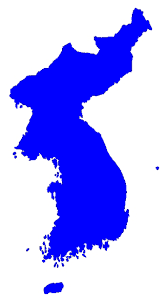
#> input picture Pycharm_folder/OpenCV_Sample/images/korea.png, 167 x 302 px, found by its file name
$ python -i convex_04.py   (imports and definitions only)
#> lines starting #> are read from the running program, lines starting #| are printed output that depends on the picture; after the words box and inside, x2 and y2 are one past the last pixel; in counts of white or black regions, pixels touching at a corner belong together
import numpy as np
import cv2

def convex_04():
    img = cv2.imread('images/korea.png')
#> img is the input picture: shape (302, 167, 3); mean B, G, R 253.6, 173.1, 173.1
    imgray = cv2.cvtColor(img, cv2.COLOR_BGR2GRAY)
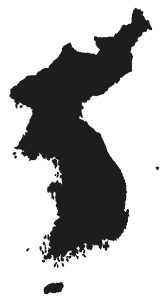
#> imgray: shape (302, 167); min 17, max 255, mean 182.3

    ret, thr = cv2.threshold(imgray, 127, 255, 0)
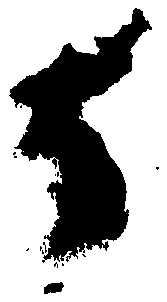
#> thr: shape (302, 167); 68.1% white; 15 black regions (13 under 20 px)
    contours, hierarchy = cv2.findContours(thr, cv2.RETR_TREE, cv2.CHAIN_APPROX_SIMPLE)
#> contours = 22 contours, 18 with area under 20; largest, box (x1, y1, x2, y2) and area: (0, 0, 167, 302) 49966, (8, 7, 153, 263) 16274, (43, 281, 65, 295) 194, (51, 157, 58, 170) 43

    # 제주도
    # cnt = contours[1]
    cnt = contours[20]
#> cnt = contour of 577 points, box (x1, y1, x2, y2) (8, 7, 153, 263), area 16274

    # 모멘트
    mmt = cv2.moments(cnt)
#> mmt = moments, m00 16273.5, centre m10/m00, m01/m00 = (79.06, 139.8)
    cx = int(mmt['m10']/mmt['m00'])
#> cx = 79
    cy = int(mmt['m01']/mmt['m00'])
#> cy = 139

    # 계산
    x, y, w, h = cv2.boundingRect(cnt)
#> x = 8; y = 7; w = 145; h = 256
    korea_rect_area = w*h
#> korea_rect_area = 37120
    korea_area = cv2.contourArea(cnt)
#> korea_area = 16273.5
    hull = cv2.convexHull(cnt)
#> hull = contour of 24 points, box (x1, y1, x2, y2) (8, 7, 153, 263), area 25478
    hull_area = cv2.contourArea(hull)
#> hull_area = 25478.5
    ellipse = cv2.fitEllipse(cnt)
#> ellipse = ((85.33, 138.9), (132.1, 234.5), 9.08)

    aspect_ratio = w/h
#> aspect_ratio = 0.566
    extent = korea_area/korea_rect_area
#> extent = 0.438
    solidity = korea_area/hull_area
#> solidity = 0.639

    # extreme point
    leftmost = tuple(cnt[cnt[:, :, 0].argmin()][0])
#> leftmost = (8, 95)
    rightmost = tuple(cnt[cnt[:, :, 0].argmax()][0])
#> rightmost = (152, 27)
    topmost = tuple(cnt[cnt[:, :, 1].argmin()][0])
#> topmost = (135, 7)
    bottommost = tuple(cnt[cnt[:, :, 1].argmax()][0])
#> bottommost = (67, 262)

    print('대한민국 Aspect Ratio:\t %.3f' % aspect_ratio)
#| 대한민국 Aspect Ratio:	 0.566
    print('대한민국 Extent: \t %.3f' % extent)
#| 대한민국 Extent: 	 0.438
    print('대한민국 Solidity: \t %.3f' % solidity)
#| 대한민국 Solidity: 	 0.639
    print('대한민국 Orientation: \t %.3f' % ellipse[2])
#| 대한민국 Orientation: 	 9.081

    equivalent_diameter = np.sqrt(4*korea_area/np.pi)
#> equivalent_diameter = 143.9
    korea_radius = int(equivalent_diameter/2)
#> korea_radius = 71

    # 그리는 부분
    cv2.circle(img, (cx, cy), 3, (0, 0, 255), -1)
#> img: shape (302, 167, 3); 0.06% of pixels changed, all inside (x1, y1, x2, y2) = (76, 136, 83, 143)
    cv2.circle(img, (cx, cy), korea_radius, (0, 0, 255), 2)
    cv2.rectangle(img, (x, y), (x+w, y+h), (0, 255, 0), 2)
    cv2.ellipse(img, ellipse, (50, 50, 50), 2)


    # Extreme Points
    cv2.circle(img, leftmost, 3, (255, 0, 255,), 5)     # 3은 반지름
    cv2.circle(img, rightmost, 3, (255, 0, 255,), 5)
    cv2.circle(img, topmost, 3, (255, 0, 255,), 5)
    cv2.circle(img, bottommost, 3, (255, 0, 255,), 5)
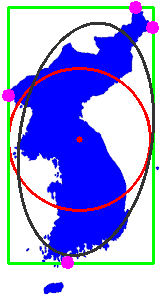
#> img: shape (302, 167, 3); mean B, G, R 230.2, 163.1, 161

    cv2.imshow('korea Feature', img)
    cv2.waitKey(0)
    cv2.destroyAllWindows()

>>> result = convex_04()
